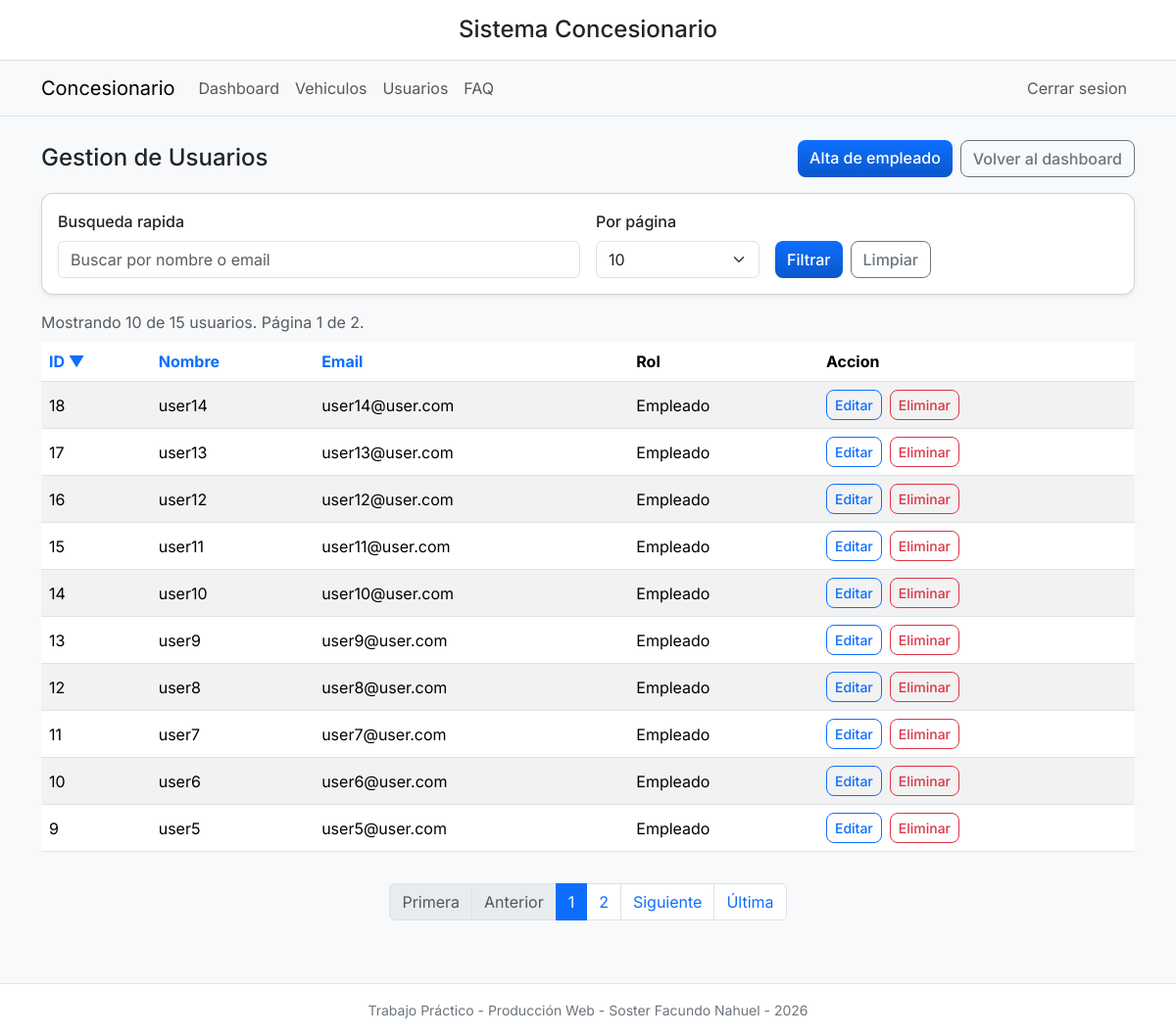
/index.php?controller=users&action=index (signed in), run on the app's committed database.
### tables this page shows
CREATE TABLE `users` (
  `id` int(10) UNSIGNED NOT NULL,
  `name` varchar(100) NOT NULL,
  `email` varchar(150) NOT NULL,
  `password` varchar(255) NOT NULL,
  `role` enum('employee','admin') NOT NULL DEFAULT 'employee',
  `created_at` timestamp NOT NULL DEFAULT current_timestamp()
);

### core/Controller.php (called while the page is built, shortened)
<?php
class Controller {
    protected function render(string $view, array $data = []): void {
        $layoutFile = __DIR__ . '/../src/Views/layout/base.php';
        require $layoutFile;
    }
}

### src/Controllers/UserController.php (called while the page is built, shortened)
<?php
require_once __DIR__ . '/../../core/Controller.php';
require_once __DIR__ . '/../Repositories/user_repository.php';
class UserController extends Controller {
    private UserRepository $repo;
    public function __construct() {
        $this->repo = new UserRepository();
    }
    public function index(): void {
        try {
            $q = trim($_GET['q'] ?? '');
            $sort = trim($_GET['sort'] ?? 'id');
            $dir = strtolower(trim($_GET['dir'] ?? 'desc')) === 'asc' ? 'asc' : 'desc';
            $page = max(1, (int)($_GET['page'] ?? 1));
            $perPage = max(1, min(25, (int)($_GET['perPage'] ?? 10)));
            $totalUsers = $this->repo->countByFilters($q);
            $totalPages = max(1, (int)ceil($totalUsers / $perPage));
            $users = $this->repo->findByFilters($q, $sort, $dir, $page, $perPage);
            $this->render('users/index', [
                'pageTitle' => 'Gestion de Usuarios - Concesionario',
                'users' => $users,
                'message' => Flash::get('success') ?? Flash::get('info') ?? '',
                'error' => Flash::get('error') ?? '',
                'currentUserId' => (int)($_SESSION['user_id'] ?? 0),
                'q' => $q,
                'sort' => $sort,
                'dir' => $dir,
                'page' => $page,
                'perPage' => $perPage,
                'totalPages' => $totalPages,
                'totalUsers' => $totalUsers,
            ]);
        } catch (AuthException $e) {
            Logger::error('Intento de acceso no autorizado a usuarios', ['user_id' => Auth::userId()]);
            http_response_code(403);
            echo 'Acceso denegado: ' . htmlspecialchars($e->getMessage());
        }
    }
}

### config/database.php (called while the page is built, shortened)
<?php
class Database {
    private static $instance = null;
    private $host = "localhost";
    private $db_name = "concesionario";
    private $username = "root";
    private $password = "";
    private function __construct() {
        try {
            $this->conn = new PDO(
                "mysql:host=" . $this->host . ";dbname=" . $this->db_name . ";charset=utf8",
                $this->username,
                $this->password,
                [
                    PDO::ATTR_ERRMODE => PDO::ERRMODE_EXCEPTION,
                    PDO::ATTR_DEFAULT_FETCH_MODE => PDO::FETCH_ASSOC
                ]
            );
        } catch(PDOException $e) {
            die("Error de conexión: " . $e->getMessage());
        }
    }
    public static function getConnection() {
        if (self::$instance === null) {
            self::$instance = new self();
        }
        return self::$instance->conn;
    }
}

### src/Repositories/user_repository.php (called while the page is built, shortened)
<?php
require_once __DIR__ . '/../../config/database.php';
class UserRepository {
    private PDO $db;
    private array $allowedSortColumns = [
        'id' => 'id',
        'name' => 'name',
        'email' => 'email',
    ];
    public function __construct() {
        $this->db = Database::getConnection();
    }
    public function countByFilters(string $q = '', string $role = ''): int {
        try {
            $sql = 'SELECT COUNT(*) AS total FROM users WHERE 1=1';
            $params = [];
            $stmt = $this->db->prepare($sql);
            $stmt->execute($params);
            return (int)$stmt->fetchColumn();
        } catch (PDOException $e) {
            Logger::error('Error SQL en countByFilters(User)', [
                'method' => __METHOD__,
                'q' => $q,
                'role' => $role,
                'exception' => $e->getMessage(),
            ]);
            throw new RepositoryException('No se pudo contar el listado de usuarios.', 0, $e);
        }
    }
    public function findByFilters(string $q = '', string $sort = 'id', string $dir = 'desc', int $page = 1, int $perPage = 10, string $role = ''): array {
        try {
            $sql = 'SELECT id, name, email, role FROM users WHERE 1=1';
            $params = [];
            $sortColumn = $this->allowedSortColumns[$sort] ?? 'id';
            $sortDirection = strtolower($dir) === 'asc' ? 'ASC' : 'DESC';
            $offset = max(0, ($page - 1) * $perPage);
            $sql .= ' ORDER BY ' . $sortColumn . ' ' . $sortDirection . ' LIMIT ' . (int)$perPage . ' OFFSET ' . (int)$offset;
            $stmt = $this->db->prepare($sql);
            $stmt->execute($params);
            return $stmt->fetchAll(PDO::FETCH_ASSOC);
        } catch (PDOException $e) {
            Logger::error('Error SQL en findByFilters(User)', [
                'method' => __METHOD__,
                'q' => $q,
                'sort' => $sort,
                'dir' => $dir,
                'page' => $page,
                'perPage' => $perPage,
                'exception' => $e->getMessage(),
            ]);
            throw new RepositoryException('No se pudo consultar el listado de usuarios.', 0, $e);
        }
    }
}

### src/Views/users/index.php (the view, shortened to what this page needs)
<div class="d-flex flex-wrap justify-content-between align-items-center gap-2 mb-3">
    <h2 class="h4 mb-0">Gestion de Usuarios</h2>
    <div class="d-flex flex-wrap gap-2">
        <a class="btn btn-primary" href="user_form.php">Alta de empleado</a>
        <a class="btn btn-outline-secondary" href="dashboard.php">Volver al dashboard</a>
    </div>
</div>
<div class="card shadow-sm mb-3">
    <div class="card-body">
    <form method="get" action="index.php" class="row g-3 align-items-end">
        <div class="col-12 col-md-6">
            <label class="form-label" for="q">Busqueda rapida</label>
            <input class="form-control" type="text" id="q" name="q" value="<?php echo htmlspecialchars($q ?? ''); ?>" placeholder="Buscar por nombre o email">
        </div>
        <div class="col-12 col-md-2">
            <label class="form-label" for="perPage">Por página</label>
            <select class="form-select" id="perPage" name="perPage" onchange="this.form.submit()">
                <?php foreach ([5, 10, 20, 50] as $option): ?>
                    <option value="<?php echo $option; ?>" <?php echo ((int)($perPage ?? 10) === $option) ? 'selected' : ''; ?>><?php echo $option; ?></option>
                <?php endforeach; ?>
            </select>
        </div>
        <div class="col-12 col-md-4 d-flex gap-2">
            <button class="btn btn-primary" type="submit">Filtrar</button>
            <a class="btn btn-outline-secondary" href="index.php?controller=users&amp;action=index">Limpiar</a>
        </div>
    </form>
    </div>
</div>
<p class="text-muted mb-2">
    Mostrando <?php echo count($users ?? []); ?> de <?php echo (int)($totalUsers ?? 0); ?> usuarios.
    Página <?php echo (int)($page ?? 1); ?> de <?php echo (int)($totalPages ?? 1); ?>.
</p>
    <div class="table-responsive">
    <table class="table table-striped table-hover align-middle">
        <thead>
            <tr>
                <?php
                $baseParams = [
                    'controller' => 'users',
                    'action' => 'index',
                    'q' => $q ?? '',
                    'perPage' => $perPage ?? 10,
                ];
                $sort = $sort ?? 'id';
                $dir = $dir ?? 'desc';
                $toggleDir = function (string $column) use ($sort, $dir): string {
                    return ($sort === $column && $dir === 'asc') ? 'desc' : 'asc';
                };
                $sortLabel = function (string $column, string $label) use ($sort, $dir): string {
                    if ($sort !== $column) {
                        return $label;
                    }
                    return $label . ($dir === 'asc' ? ' ▲' : ' ▼');
                };
                ?>
                <th><a class="text-decoration-none" href="index.php?<?php echo http_build_query(array_merge($baseParams, ['sort' => 'id', 'dir' => $toggleDir('id')])); ?>"><?php echo htmlspecialchars($sortLabel('id', 'ID')); ?></a></th>
                <th><a class="text-decoration-none" href="index.php?<?php echo http_build_query(array_merge($baseParams, ['sort' => 'name', 'dir' => $toggleDir('name')])); ?>"><?php echo htmlspecialchars($sortLabel('name', 'Nombre')); ?></a></th>
                <th><a class="text-decoration-none" href="index.php?<?php echo http_build_query(array_merge($baseParams, ['sort' => 'email', 'dir' => $toggleDir('email')])); ?>"><?php echo htmlspecialchars($sortLabel('email', 'Email')); ?></a></th>
                <th>Rol</th>
                <th>Accion</th>
            </tr>
        </thead>
        <tbody>
            <?php if (empty($users)): ?>
                <tr>
                    <td colspan="5">No hay usuarios registrados.</td>
                </tr>
            <?php else: ?>
                <?php foreach ($users as $u): ?>
                    <?php
                        $roleValue = (string)$u['role'];
                        $roleLabel = $roleValue === 'admin'
                            ? 'Administrador'
                            : ($roleValue === 'employee' ? 'Empleado' : 'Sin definir');
                    ?>
                    <tr>
                        <td><?php echo htmlspecialchars((string)$u['id']); ?></td>
                        <td><?php echo htmlspecialchars($u['name']); ?></td>
                        <td><?php echo htmlspecialchars($u['email']); ?></td>
                        <td><?php echo htmlspecialchars($roleLabel); ?></td>
                        <td class="d-flex flex-wrap gap-2">
                            <a class="btn btn-sm btn-outline-primary" href="index.php?controller=users&amp;action=edit&amp;id=<?php echo urlencode((string)$u['id']); ?>">Editar</a>
                            <?php if ((int)$u['id'] !== (int)$currentUserId): ?>
                                <form method="post" action="user_process.php" class="d-inline" onsubmit="return confirm('¿Seguro que desea eliminar este usuario?');">
                                    <button class="btn btn-sm btn-outline-danger" type="submit">Eliminar</button>
                                </form>
                            <?php endif; ?>
                        </td>
                    </tr>
                <?php endforeach; ?>
            <?php endif; ?>
        </tbody>
    </table>
    </div>
<?php if (($totalPages ?? 1) > 1): ?>
    <?php
    $paginationBase = [
        'controller' => 'users',
        'action' => 'index',
        'q' => $q ?? '',
        'sort' => $sort ?? 'id',
        'dir' => $dir ?? 'desc',
        'perPage' => $perPage ?? 10,
    ];
    ?>
    <nav aria-label="Paginacion de usuarios" class="mt-3">
        <ul class="pagination justify-content-center flex-wrap">
            <li class="page-item <?php echo (($page ?? 1) <= 1) ? 'disabled' : ''; ?>">
                <a class="page-link" href="index.php?<?php echo http_build_query(array_merge($paginationBase, ['page' => 1])); ?>">Primera</a>
            </li>
            <li class="page-item <?php echo (($page ?? 1) <= 1) ? 'disabled' : ''; ?>">
                <a class="page-link" href="index.php?<?php echo http_build_query(array_merge($paginationBase, ['page' => max(1, ($page ?? 1) - 1)])); ?>">Anterior</a>
            </li>
            <?php for ($i = 1; $i <= ($totalPages ?? 1); $i++): ?>
                <li class="page-item <?php echo (($page ?? 1) === $i) ? 'active' : ''; ?>">
                    <a class="page-link" href="index.php?<?php echo http_build_query(array_merge($paginationBase, ['page' => $i])); ?>"><?php echo $i; ?></a>
                </li>
            <?php endfor; ?>
            <li class="page-item <?php echo (($page ?? 1) >= ($totalPages ?? 1)) ? 'disabled' : ''; ?>">
                <a class="page-link" href="index.php?<?php echo http_build_query(array_merge($paginationBase, ['page' => min(($totalPages ?? 1), ($page ?? 1) + 1)])); ?>">Siguiente</a>
            </li>
            <li class="page-item <?php echo (($page ?? 1) >= ($totalPages ?? 1)) ? 'disabled' : ''; ?>">
                <a class="page-link" href="index.php?<?php echo http_build_query(array_merge($paginationBase, ['page' => ($totalPages ?? 1)])); ?>">Última</a>
            </li>
        </ul>
    </nav>
<?php endif; ?>

### public/css/custom.css (style rules this page uses)
:root { --primary:#0d6efd; --accent:#0a58ca; --card-radius:0.75rem; --soft-shadow: 0 6px 18px rgba(17,24,39,0.06); --font-family: 'Inter', system-ui, -apple-system, 'Segoe UI', Roboto, 'Helvetica Neue', Arial, sans-serif; --fw-regular: 400; --fw-medium: 500; --fw-semibold: 600; --fw-bold: 700; }
body { font-family: var(--font-family); font-weight: var(--fw-regular); -webkit-font-smoothing:antialiased; -moz-osx-font-smoothing:grayscale; }
.card { border-radius:var(--card-radius); box-shadow:var(--soft-shadow); }
.btn { transition:all 150ms ease; border-radius:0.5rem }
.btn-primary { background:linear-gradient(180deg,var(--primary),var(--accent)); border:none }
h1,h2 { font-weight: var(--fw-semibold); }
.btn, .form-label, .badge { font-weight: var(--fw-medium); }

### src/Views/layout/header.php (style rules this page uses)
body { min-height: 100vh; background-color: #f8f9fa; }

### data on the page
users: id "18", name "user14", email "user14@user.com", role "Empleado"
users: id "17", name "user13", email "user13@user.com", role "Empleado"
users: id "16", name "user12", email "user12@user.com", role "Empleado"
users: id "15", name "user11", email "user11@user.com", role "Empleado"
users: id "14", name "user10", email "user10@user.com", role "Empleado"
users: id "13", name "user9", email "user9@user.com", role "Empleado"
users: id "12", name "user8", email "user8@user.com", role "Empleado"
users: id "11", name "user7", email "user7@user.com", role "Empleado"
users: id "10", name "user6", email "user6@user.com", role "Empleado"
users: id "9", name "user5", email "user5@user.com", role "Empleado"

### other printed values
count($users ?? []) "10"
$totalUsers "15"
$page "1"
$totalPages "2"
$sortLabel('id', 'ID') "ID ▼"
$sortLabel('name', 'Nombre') "Nombre"
$sortLabel('email', 'Email') "Email"
form field perPage "10"
